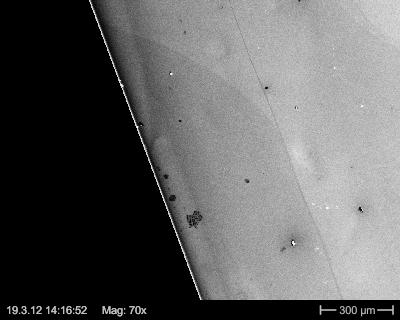
#> input picture new_method/1.jpg, 400 x 320 px
$ jupyter execute nb_new_method.ipynb   (shell and % lines are left out)
#> lines starting #> are read from the running program, lines starting #| are printed output that depends on the picture
# Notebook about the new method

The goal is to do the following steps for each frames :

1. Canye Edge Detection (Image Pre Processing)
2. Use math equation fo the boundary
3. Select good number of points to compute the equation
4. Trace the equation
5. Sample the trace
6. Pixel track (dense flow) for the sampling
7. Ransac to fit the math equation
8. Repeat from the 4rth step

## Canye Edge Detection (Image Pre Processing)

[cell 1]
import cv2
import matplotlib.pyplot as plt

# Read Img
img = cv2.imread('1.jpg')
#> img is the input picture: shape (320, 400, 3); min 0, max 255, mean 96

# Blur the img
gaussian = cv2.GaussianBlur(img, (7,7), 0)
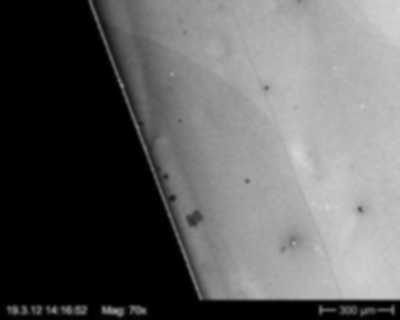
#> gaussian: shape (320, 400, 3); min 0, max 214, mean 96

edges_gaussian = cv2.Canny(gaussian, threshold1=20, threshold2=40)
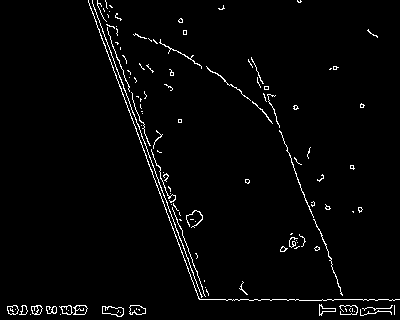
#> edges_gaussian: shape (320, 400); 2.4% white in thin lines or dots

fig, ax = plt.subplots(1, 2, figsize=(12,12))
ax[0].imshow(img)
ax[0].set_title('Original Image')
ax[1].imshow(edges_gaussian)
ax[1].set_title('Canny Edge Detection')
plt.tight_layout(pad=1.7)
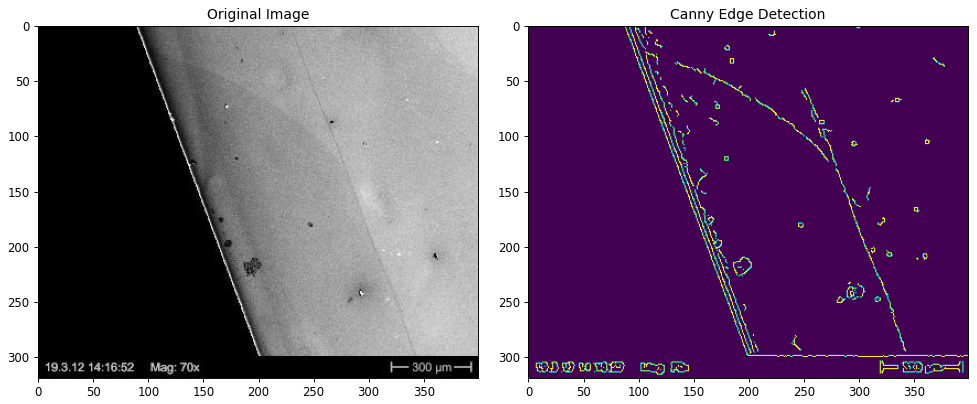
#> figure drawn by matplotlib, 2 panels
